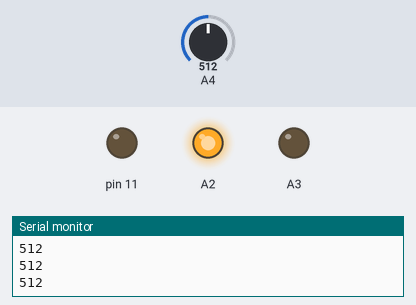
This sketch was run on a simulated Arduino Uno, built with avr-gcc and run on an emulated ATmega328P. On the bench: output pins drawn as LEDs (lit = HIGH), the last lines printed to the serial monitor. The test bench sets the inputs (shaded band); at power-on: A4 = 512.

Above: at 1.2 s.
1.3 s: A4 set to 487
At 1.8 s:
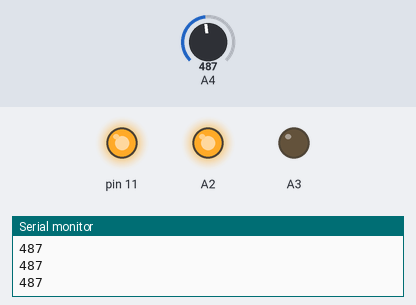
2.8 s: A4 set to 510
At 3.1 s:
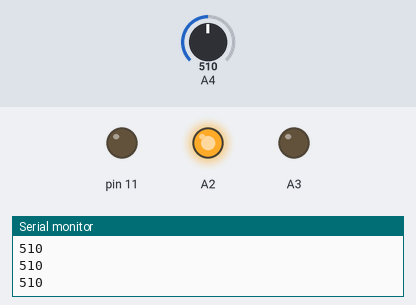
4.3 s: A4 set to 490
At 5.4 s:
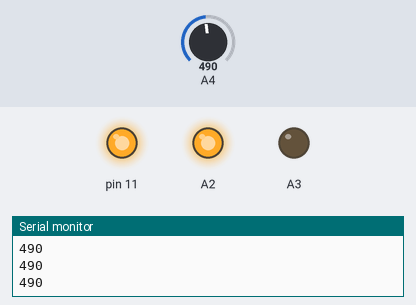
Timing chart, 0 to 7.3 s (numbered marks = the images above; inputs shaded):
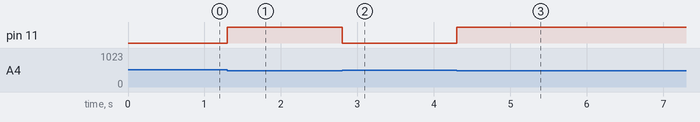

Measured:
- the behaviour switches between 500 and 499 on A4 (found by bisection; images 0 and 1)
- after the input at 1.3 s, pin 11: LOW → HIGH at once
- after the input at 2.8 s, pin 11: HIGH → LOW at once
- after the input at 4.3 s, pin 11: LOW → HIGH at once

The sketch:

Code.ino
```cpp
void setup() {
  pinMode(A4,INPUT);
  pinMode(A2,OUTPUT);
  pinMode(A3,OUTPUT);
  pinMode(11,OUTPUT);
  digitalWrite(A2,HIGH);
  digitalWrite(A3,LOW);
  Serial.begin(9600);
}

void loop() {

  Serial.println(analogRead(A4));
  if(analogRead(A4)<500)
  digitalWrite(11,HIGH);
  else
  digitalWrite(11,LOW);
}
```
